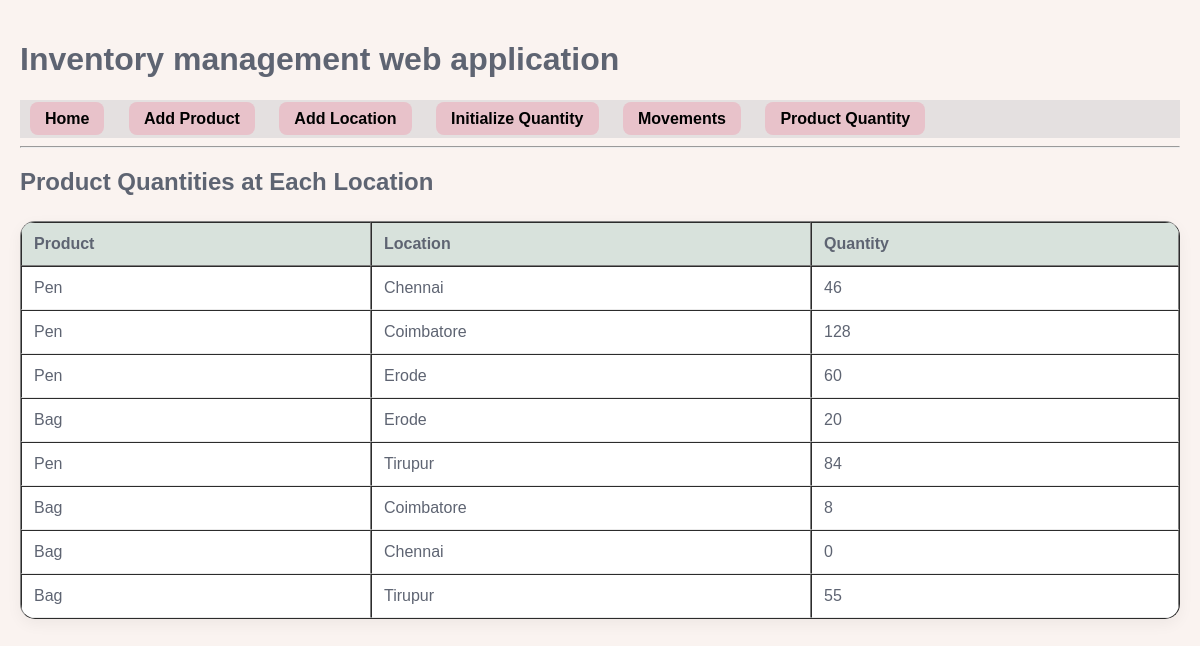
The page /productquantity on the database its author committed.
### tables this page shows
CREATE TABLE inventory (
    product_id INTEGER,
    location_id INTEGER,
    qty INTEGER,
    PRIMARY KEY (product_id, location_id),
    FOREIGN KEY(product_id) REFERENCES products(id),
    FOREIGN KEY(location_id) REFERENCES locations(id));

CREATE TABLE products (
            id INTEGER PRIMARY KEY,
            name TEXT NOT NULL
        );

CREATE TABLE locations (
            id INTEGER PRIMARY KEY,
            name TEXT NOT NULL
        );

### app.py (the view)
@app.route('/productquantity')
def productquantity():
    conn=sqlite3.connect(DATABASE)
    conn.row_factory=sqlite3.Row
    cursor=conn.cursor()
    cursor.execute('''SELECT products.name AS product,locations.name AS location,inventory.qty
    FROM inventory
    JOIN products ON inventory.product_id=products.id
    JOIN locations ON inventory.location_id=locations.id''')
    report=cursor.fetchall()
    conn.close()
    return render_template('productquantity.html',report=report)

### templates/productquantity.html (shortened to what this page needs)
{% extends 'base.html' %}
{% block content %}
<head>
</head>
<body>
    <h2>Product Quantities at Each Location</h2>
    <table border="1">
        <thead>
            <tr>
                <th>Product</th>
                <th>Location</th>
                <th>Quantity</th>
            </tr>
        </thead>
        <tbody>
            {% for row in report %}
            <tr>
                <td>{{row.product}}</td>
                <td>{{row.location}}</td>
                <td>{{row.qty}}</td>
            </tr>
            {% else %}
            <tr>
                <td colspan="3">No data available.</td>
            </tr>
            {% endfor %}
        </tbody>
    </table>
</body>
{% endblock %}

### templates/base.html (shortened to what this page needs)
<!DOCTYPE html>
<html>
<head>
    <link rel="stylesheet"type="text/css"href="{{url_for('static',filename='style.css')}}">
</head>
<body>
    <h1>Inventory management web application</h1>
    <nav style="background-color:rgb(228, 224, 224);padding:10px;">
        <a href="{{url_for('index')}}"style="text-decoration:none;color:Black;font-weight:bold;margin-right:20px;">Home</a>
        <a href="{{url_for('addproducts')}}"style="text-decoration:none;color:Black;font-weight:bold;margin-right:20px;">Add Product</a>
        <a href="{{url_for('addlocations')}}"style="text-decoration:none;color:Black;font-weight:bold;margin-right:20px;">Add Location</a>
        <a href="{{url_for('initializequantity')}}"style="text-decoration:none;color:Black;font-weight:bold;margin-right:20px;">Initialize Quantity</a>
        <a href="{{url_for('movements')}}"style="text-decoration:none;color:Black;font-weight:bold;margin-right:20px;">Movements</a>
        <a href="{{url_for('productquantity')}}"style="text-decoration:none;color:Black;font-weight:bold;margin-right:20px;">Product Quantity</a>
    </nav>
    <hr>
    {% block content %}{% endblock %}
</body>
</html>

### static/style.css (style rules this page uses)
body { font-family:'Quicksand',sans-serif; background-color:#faf3f0; color:#5e6472; margin:0; padding:20px; }
table { width:100%; border-collapse:separate; border-spacing:0; margin-top:25px; background-color:#fff; border-radius:15px; overflow:hidden; box-shadow:0 5px 15px rgba(0,0,0,0.05); }
th { background-color:#d8e2dc; color:#5e6472; padding:12px; text-align:left; }
td { padding:12px; border-bottom:1px solid #eaeaea; }
a,button { background-color:#e8c2ca; color:#5e6472; border:none; border-radius:8px; padding:8px 15px; text-decoration:none; transition:0.3s; }

### rows shown on the page
inventory: product "Pen", location "Chennai", qty "46"
inventory: product "Pen", location "Coimbatore", qty "128"
inventory: product "Pen", location "Erode", qty "60"
inventory: product "Bag", location "Erode", qty "20"
inventory: product "Pen", location "Tirupur", qty "84"
inventory: product "Bag", location "Coimbatore", qty "8"
inventory: product "Bag", location "Chennai", qty "0"
inventory: product "Bag", location "Tirupur", qty "55"
